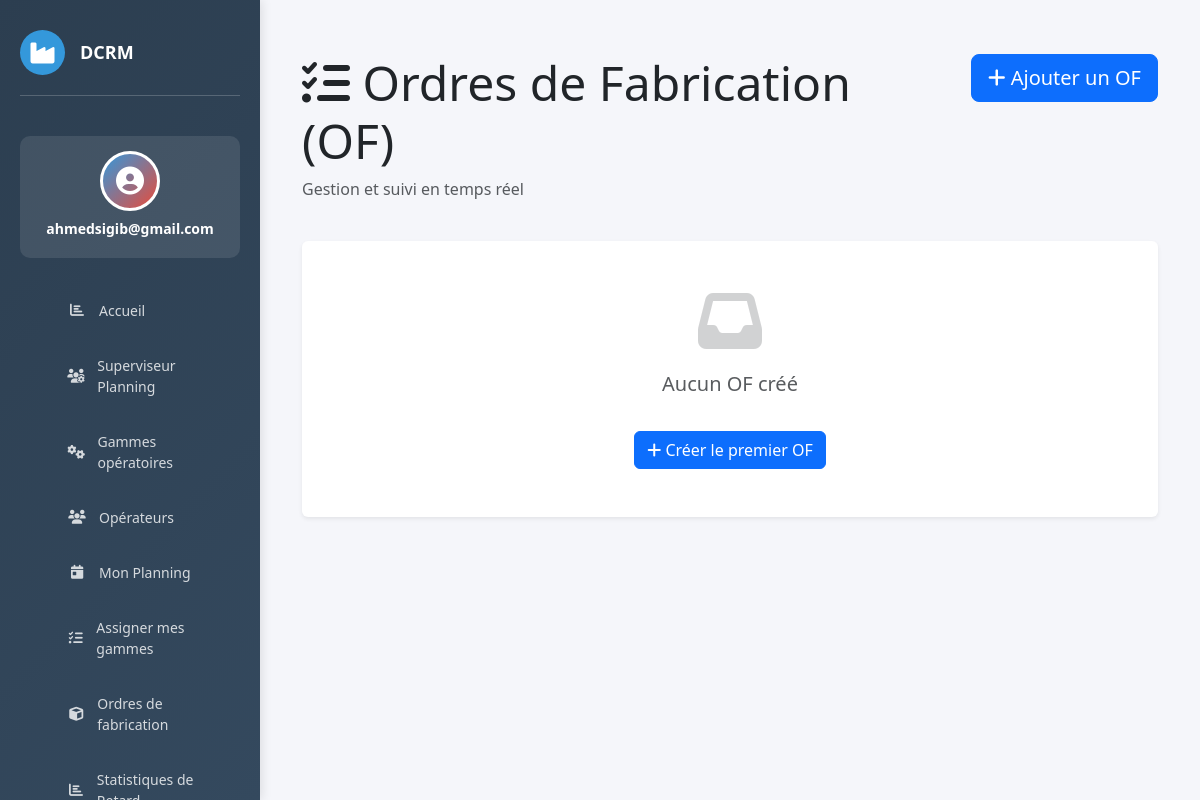
The page /of/ (signed in) on the database as committed earlier.
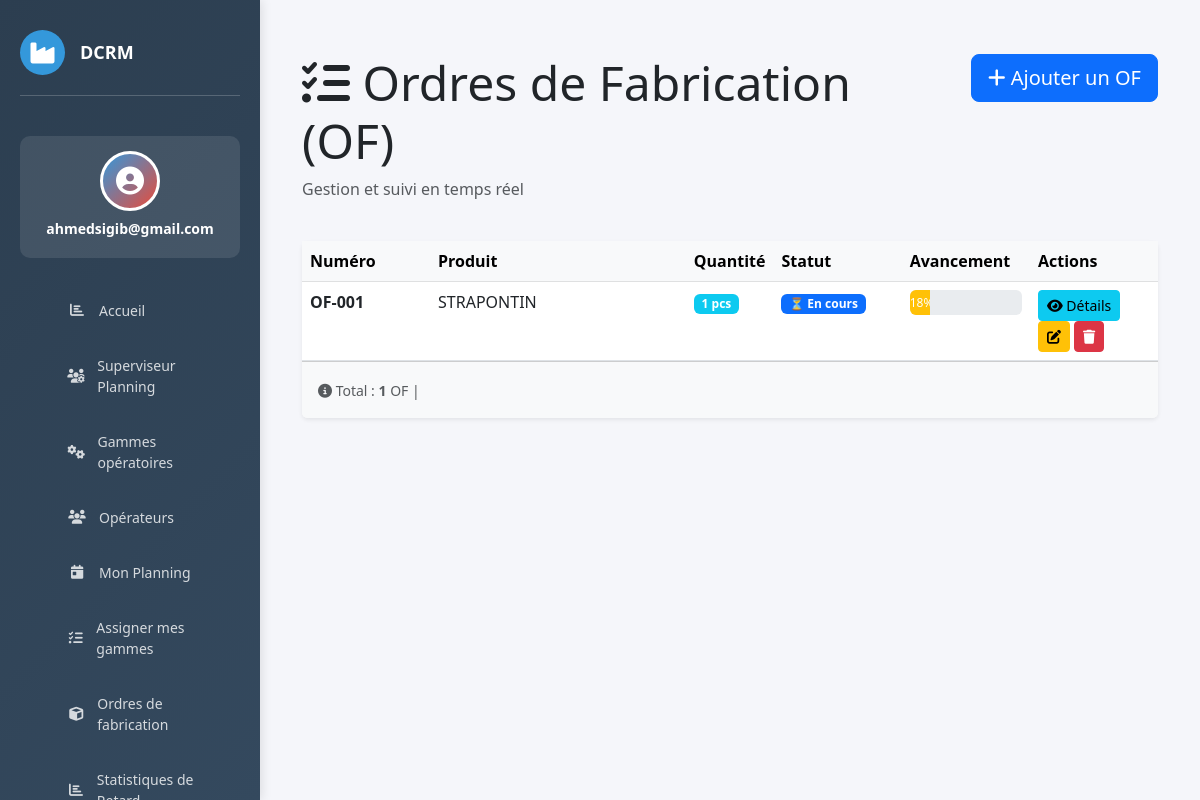
The same page on the database as committed later.
### website/models.py (models this page shows, shortened)
class OrdreFabrication(models.Model):
    numero   = models.CharField(max_length=50, unique=True)
    produit  = models.CharField(max_length=200)
    quantite = models.PositiveIntegerField(default=1)
    @property
    def avancement(self):
        operations = self.operationof_set.all()
        total = operations.count()
        if total == 0:
            return 0
        terminees = 0
        for op in operations:
            if op.statut == 'termine':
                terminees += 1
        return round((terminees / total) * 100)

class OperationOF(models.Model):
    STATUT_CHOICES = [
        ('en_attente', 'En attente'),
        ('en_cours',   'En cours'),
        ('termine',    'Terminé'),
        ('bloque',     'Bloqué'),
    ]
    of              = models.ForeignKey(OrdreFabrication, on_delete=models.CASCADE)
    gamme_operation = models.ForeignKey(GammeOperation, on_delete=models.CASCADE)
    date_entree     = models.DateTimeField(null=True, blank=True, help_text="Date/heure d'ENTRÉE (saisie manuelle)")
    operateur       = models.ForeignKey(Operateur, null=True, blank=True, on_delete=models.SET_NULL)
    class Meta:
        ordering = ['gamme_operation__ordre']
        unique_together = ('of', 'gamme_operation')
    @property
    def date_sortie(self):
        if not self.date_entree:
            return None
        temps_minutes = float(self.gamme_operation.temps_alloue)
        return self.date_entree + timedelta(minutes=temps_minutes)
    @property
    def statut(self):
        from django.utils import timezone
        if not self.date_entree:
            return 'en_attente'
        maintenant = timezone.now()
        if self.date_sortie and maintenant >= self.date_sortie:
            return 'termine'
        return 'en_cours'

class GammeOperation(models.Model):
    nom           = models.CharField(max_length=200)
    temps_alloue  = models.DecimalField(max_digits=7, decimal_places=4, help_text="Durée en heures (ex: 1.005)")
    ordre         = models.PositiveSmallIntegerField(help_text="Position dans la gamme")
    operateurs    = models.ManyToManyField(
        'Operateur',
        blank=True,
        related_name='gammes',
        verbose_name="Opérateurs assignés"
    )
    class Meta:
        ordering = ['ordre']

### website/views.py (the view)
# urls.py: path('of/', views.of_list, name='of_list'),
@login_required(login_url='home')
def of_list(request):
    ofs = OrdreFabrication.objects.all()
    context = {'ofs': ofs}
    return render(request, 'of/of_list.html', context)

### website/templates/of/of_list.html (shortened to what the changed rows need)
{% extends 'base.html' %}
{% load static %}
{% block content %}
<div class="container-fluid mt-4">
    <div class="row mb-4">
        <div class="col-md-8">
            <h1 class="display-5">
                <i class="fas fa-tasks"></i> Ordres de Fabrication (OF)
            </h1>
        </div>
    </div>
    <div class="card border-0 shadow-sm">
        <div class="card-body p-0">
            {% if ofs %}
                <div class="table-responsive">
                    <table class="table table-hover mb-0">
                        <thead class="table-light">
                            <tr>
                                <th style="width: 15%">Numéro</th>
                                <th style="width: 30%">Produit</th>
                                <th style="width: 10%">Quantité</th>
                                <th style="width: 15%">Statut</th>
                                <th style="width: 15%">Avancement</th>
                                <th style="width: 15%">Actions</th>
                            </tr>
                        </thead>
                        <tbody>
                            {% for of in ofs %}
                            <tr>
                                <td>
                                    <strong>{{ of.numero }}</strong>
                                </td>
                                <td>
                                    {{ of.produit }}
                                </td>
                                <td>
                                    <span class="badge bg-info">{{ of.quantite }} pcs</span>
                                </td>
                                <td>
                                    {% if of.avancement == 0 %}
                                        <span class="badge bg-secondary">⏱️ En attente</span>
                                    {% elif of.avancement == 100 %}
                                        <span class="badge bg-success">✅ Terminé</span>
                                    {% else %}
                                        <span class="badge bg-primary">⏳ En cours</span>
                                    {% endif %}
                                </td>
                                <td>
                                    <div class="progress" style="height: 25px;">
                                        <div class="progress-bar {% if of.avancement >= 100 %}bg-success{% elif of.avancement >= 50 %}bg-info{% else %}bg-warning{% endif %}"
                                             role="progressbar"
                                             style="width: {{ of.avancement }}%"
                                             aria-valuenow="{{ of.avancement }}"
                                             aria-valuemin="0"
                                             aria-valuemax="100">
                                            {{ of.avancement }}%
                                        </div>
                                    </div>
                                </td>
                                <td>
                                    <a href="{% url 'of_detail' of.id %}"
                                       class="btn btn-sm btn-info"
                                       title="Voir le détail">
                                        <i class="fas fa-eye"></i> Détails
                                    </a>
                                    <a href="{% url 'modifier_of' of.id %}"
                                       class="btn btn-sm btn-warning"
                                       title="Modifier">
                                        <i class="fas fa-edit"></i>
                                    </a>
                                    <a href="{% url 'supprimer_of' of.id %}"
                                       class="btn btn-sm btn-danger"
                                       title="Supprimer"
                                       onclick="return confirm('Êtes-vous sûr ?');">
                                        <i class="fas fa-trash"></i>
                                    </a>
                                </td>
                            </tr>
                            {% endfor %}
                        </tbody>
                    </table>
                </div>
                <div class="card-footer bg-light p-3">
                    <small class="text-muted">
                        <i class="fas fa-info-circle"></i>
                        Total : <strong>{{ ofs.count }}</strong> OF |
                    </small>
                </div>
            {% else %}
                <div class="p-5 text-center">
                    <i class="fas fa-inbox" style="font-size: 4rem; opacity: 0.2;"></i>
                    <p class="mt-3 text-muted fs-5">Aucun OF créé</p>
                    <a href="{% url 'ajouter_of' %}" class="btn btn-primary mt-3">
                        <i class="fas fa-plus"></i> Créer le premier OF
                    </a>
                </div>
            {% endif %}
        </div>
    </div>
</div>
{% endblock %}

Rows that differ between the two databases and show on the page:
added OrdreFabrication: numero "OF-001", produit "STRAPONTIN", quantite "1", shows "⏳ En cours", avancement "18"
Other text that changed with them:
{{ ofs.count }}: (not shown) → "1"
text no longer shown: "Aucun OF créé Créer le premier OF"
text now shown: "Numéro Produit Quantité Statut Avancement Actions Total : OF |"
